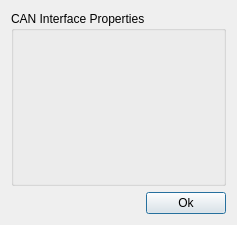
<?xml version="1.0" encoding="UTF-8"?>
<ui version="4.0">
 <class>CanBusDeviceInfoDialog</class>
 <widget class="QDialog" name="CanBusDeviceInfoDialog">
  <property name="geometry">
   <rect>
    <x>0</x>
    <y>0</y>
    <width>237</width>
    <height>225</height>
   </rect>
  </property>
  <property name="windowTitle">
   <string>CAN Interface Properties</string>
  </property>
  <layout class="QVBoxLayout" name="verticalLayout">
   <item>
    <widget class="CanBusDeviceInfoBox" name="deviceInfoBox">
     <property name="enabled">
      <bool>true</bool>
     </property>
     <property name="title">
      <string>CAN Interface Properties</string>
     </property>
    </widget>
   </item>
   <item>
    <layout class="QHBoxLayout" name="horizontalLayout">
     <item>
      <spacer name="horizontalSpacer">
       <property name="orientation">
        <enum>Qt::Horizontal</enum>
       </property>
       <property name="sizeHint" stdset="0">
        <size>
         <width>40</width>
         <height>20</height>
        </size>
       </property>
      </spacer>
     </item>
     <item>
      <widget class="QPushButton" name="okButton">
       <property name="text">
        <string>Ok</string>
       </property>
       <property name="default">
        <bool>true</bool>
       </property>
      </widget>
     </item>
    </layout>
   </item>
  </layout>
 </widget>
 <customwidgets>
  <customwidget>
   <class>CanBusDeviceInfoBox</class>
   <extends>QGroupBox</extends>
   <header location="global">canbusdeviceinfobox.h</header>
   <container>1</container>
  </customwidget>
 </customwidgets>
 <resources/>
 <connections/>
</ui>
